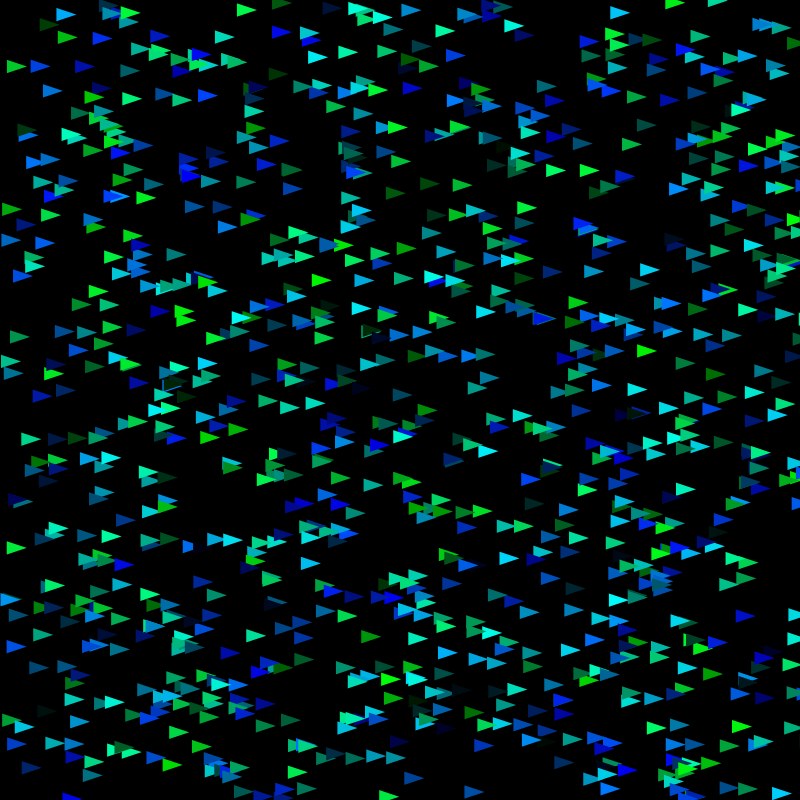
Frame 1 (no input)
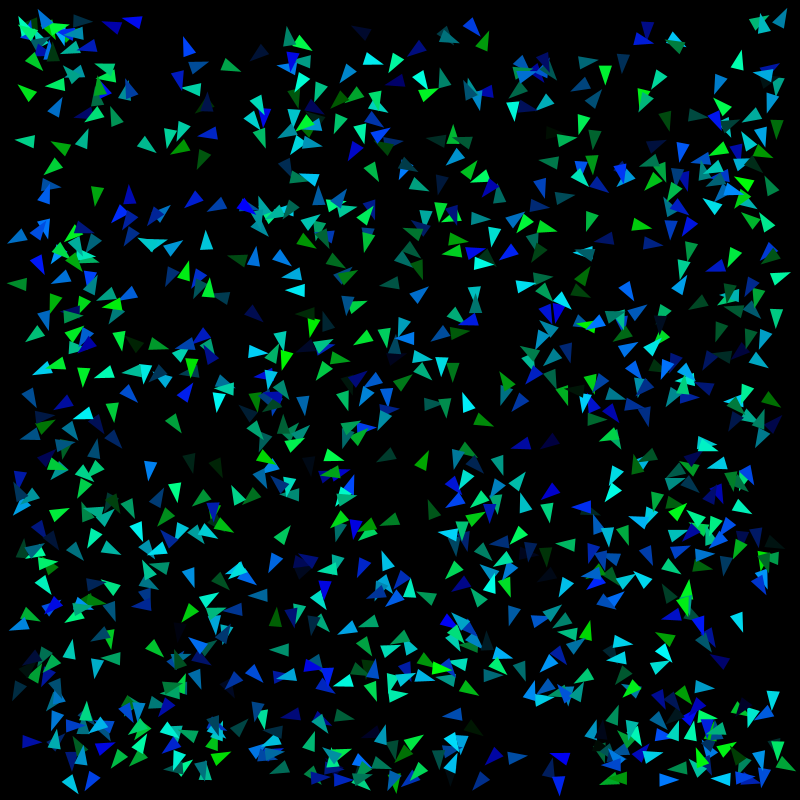
Frame 60 (the mouse pressed at the canvas centre just before this capture)
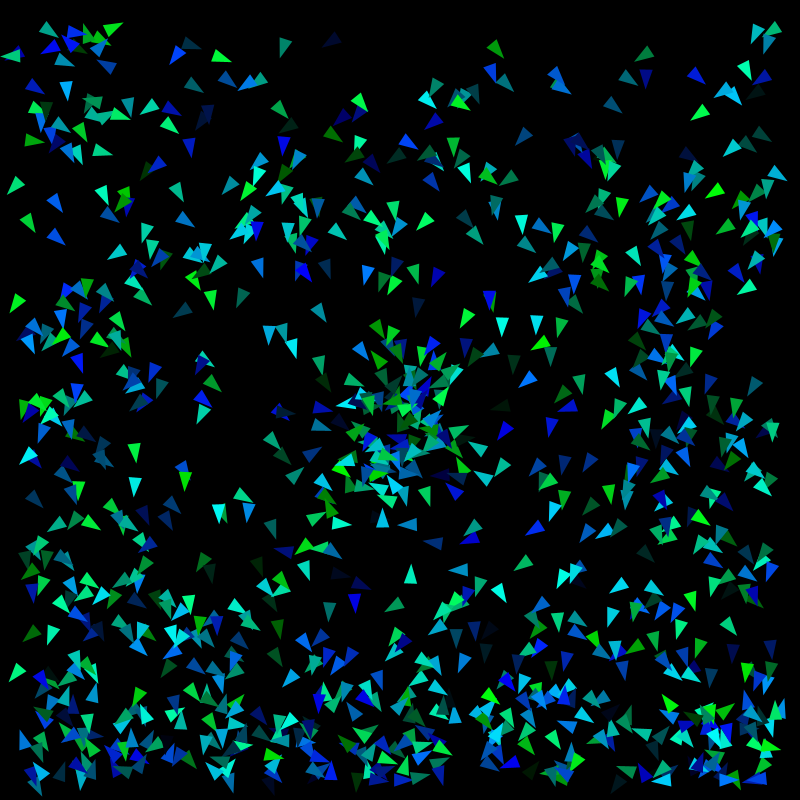
Frame 120 (the mouse held since frame 60 and released just before this capture)

The Processing sketch that drew these frames (run headless with seeded random() and noise(); from frame 60 on, the mouse is pressed at the canvas centre):

// Processing sketch: Mouse_acceleration
// ── Mouse_acceleration.pde
ArrayList<Agent> agents;
PVector gravity;

void setup() {
  size(800, 800);
  //fullScreen();
  background(0);
  agents = new ArrayList();
  for (int i = 0; i < 1000; i++) {
    Agent a = new Agent(random(width), random(height));
    a.addForce(PVector.random2D().setMag(1));
    agents.add(a);
  }
  gravity = new PVector(0, 0.01);
}

void draw() {
  background(0);
  for (Agent a : agents) {
    PVector mouse = new PVector(mouseX, mouseY);
    PVector dif = PVector.sub(mouse, a.pos);
    dif.setMag(map(constrain(dif.mag(), 0, 200), 0, 200, 0.1, 0));
    a.addForce(dif);
    a.addForce(gravity);
    a.display();
    a.update();
  }
}

// ── Agent.pde
enum BorderBehaviour {NO_BORDER, BOUNDS, WRAP}

class Agent {
  PVector pos;
  PVector vel;
  PVector acc;
  float size;
  color c;
  BorderBehaviour border = BorderBehaviour.BOUNDS;
  float maxSpeed;
  
  Agent(float x, float y, float size, color c) {
    pos = new PVector(x, y);
    vel = new PVector(0, 0);
    acc = new PVector(0, 0);
    this.size = size;
    this.c = c;
    maxSpeed = 4;
  }
  Agent(float x, float y, float size) {
    this(x, y, size, color(random(255), random(255), random(255)));
  }
  Agent(float x, float y) {
    this(x, y, 20, color(0, random(255), random(255)));
  }
  void update() {
    vel.add(acc);
    vel.limit(maxSpeed);
    pos.add(vel);
    acc.mult(0);
    
    if (border == BorderBehaviour.BOUNDS) {
      if (pos.x < size || pos.x >= width - size) {
        vel.x *= -1;
        pos.x = constrain(pos.x, size, width - size);
      }
      if (pos.y < size || pos.y >= height - size) {
        vel.y *= -1;
        pos.y = constrain(pos.y, size, height - size);
      }
    } else 
    if (border == BorderBehaviour.WRAP) {
      pos.x = (pos.x + width) % width;
      pos.y = (pos.y + height) % height;
    }
    
  }
  void display() {
    pushMatrix();
    translate(pos.x, pos.y);
    rotate(vel.heading());
    noStroke();
    fill(c);
    beginShape();
    vertex(0, -size/3);
    vertex(0, size/3);
    vertex(size, 0);
    endShape(CLOSE);
    popMatrix();
  }
  void addForce(PVector f) {
    acc.add(f);
  }
}
